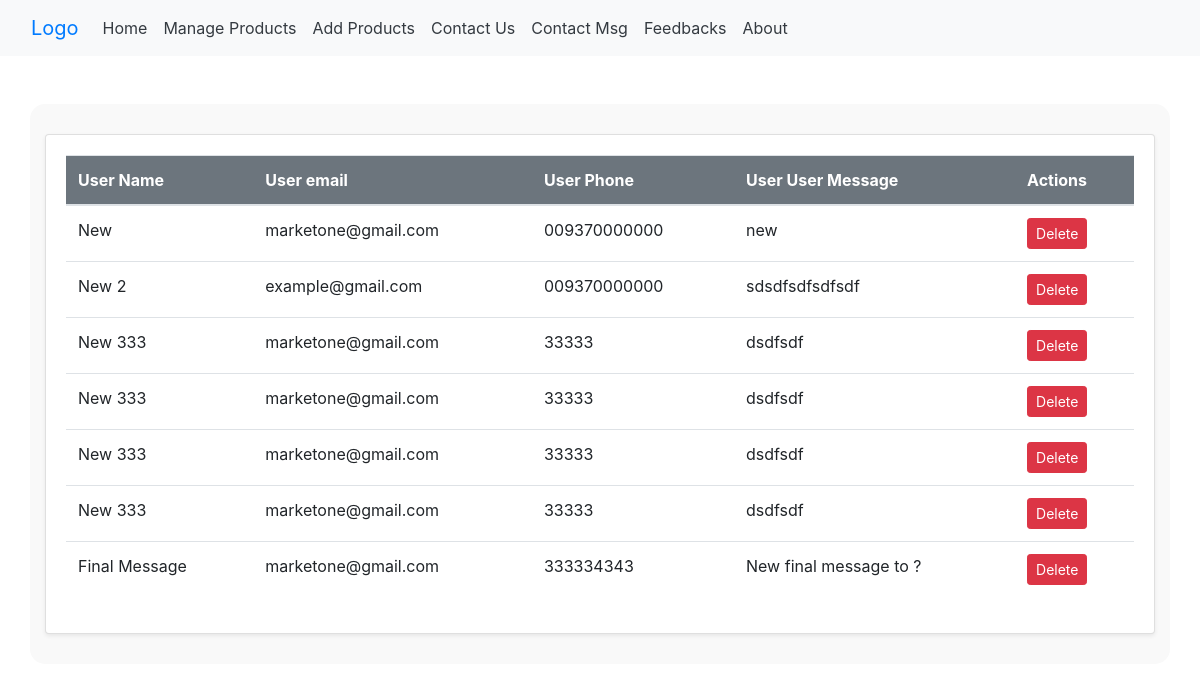
The page /contactMsg/ on the database as committed earlier.
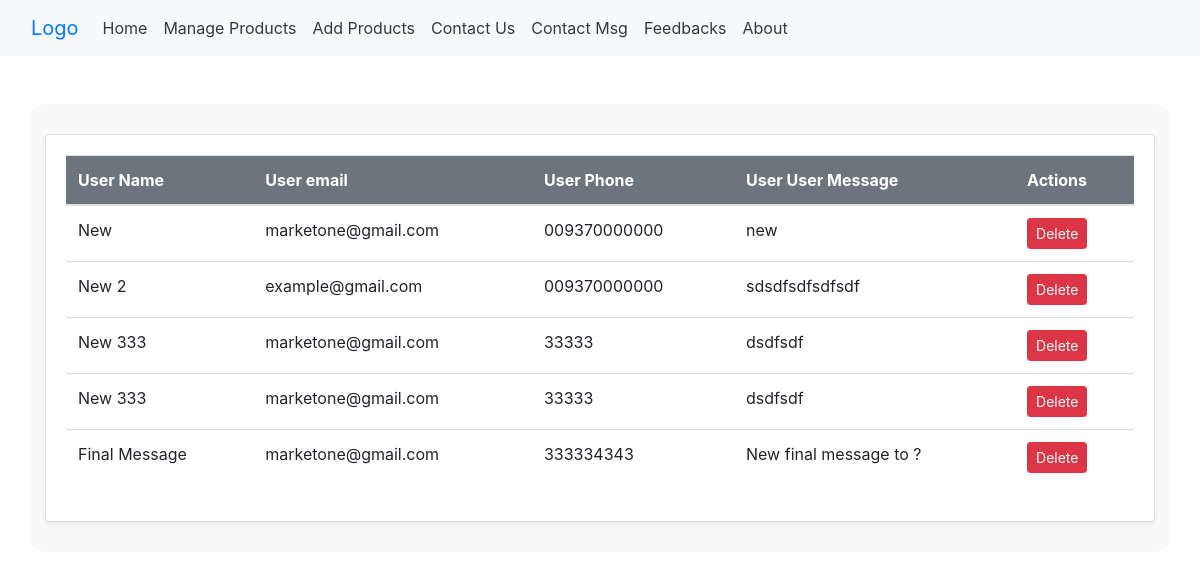
The same page on the database as committed later.
### products/models.py (models this page shows, shortened)
class contactUs(models.Model):
	name = models.CharField(max_length=100, null=True, blank=True)
	email = models.CharField(max_length=100, null=True, blank=True)
	phone = models.CharField(max_length=15, null=True, blank=True)
	message = models.TextField(null=True, blank=True)

### products/views.py (the view)
# urls.py: path('contactMsg/', views.ContactMsg, name='contactMsg'),
def ContactMsg(request):
    contact_msgs = contactUs.objects.all()
    return render(request, 'contactMsg.html', {'contactMsgs': contact_msgs})

### products/templates/contactMsg.html
{% extends 'base.html' %}
{% load static %}
{% block content %}
<div class="container my-5">
    <div class="card shadow-sm">
        <div class="card-body">
            <div class="table-responsive">
                <table class="table table-hover">
                    <thead class="bg-secondary text-white">
                        <tr>
                            <th>User Name</th>
                            <th>User email</th>
                            <th>User Phone</th>
                            <th>User User Message</th>
                            <th>Actions</th>
                        </tr>
                    </thead>
                    <tbody>
                        {% for contactMsg in contactMsgs %}
                        <tr>
                            <td>{{ contactMsg.name }}</td>
                            <td>{{ contactMsg.email }}</td>
                            <td>{{ contactMsg.phone }}</td>
                            <td>{{ contactMsg.message }}</td>
                            <td>
                                <div>
                                    <a href="{% url 'deleteContactMsg' contactMsg.id %}" class="btn btn-danger btn-sm">Delete</a>
                                </div>
                            </td>
                        </tr>
                        {% endfor %}
                    </tbody>
                </table>
            </div>
        </div>
    </div>
</div>
{% endblock %}

Rows that differ between the two databases and show on the page:
removed contactUs: name "New 333", email "marketone@gmail.com", phone "33333", message "dsdfsdf"
removed contactUs: name "New 333", email "marketone@gmail.com", phone "33333", message "dsdfsdf"
